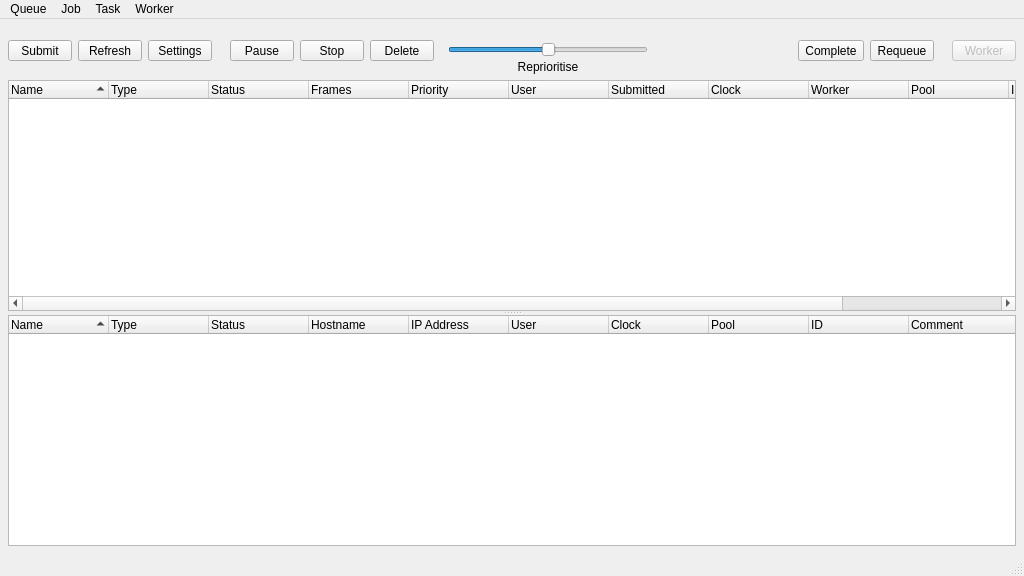
<?xml version="1.0" encoding="UTF-8"?>
<ui version="4.0">
 <class>MainWindow</class>
 <widget class="QMainWindow" name="MainWindow">
  <property name="geometry">
   <rect>
    <x>0</x>
    <y>0</y>
    <width>1024</width>
    <height>576</height>
   </rect>
  </property>
  <property name="acceptDrops">
   <bool>true</bool>
  </property>
  <property name="windowTitle">
   <string>Render Queue</string>
  </property>
  <widget class="QWidget" name="centralwidget">
   <layout class="QVBoxLayout" name="verticalLayout_5">
    <property name="leftMargin">
     <number>8</number>
    </property>
    <property name="topMargin">
     <number>8</number>
    </property>
    <property name="rightMargin">
     <number>8</number>
    </property>
    <property name="bottomMargin">
     <number>8</number>
    </property>
    <item>
     <widget class="QFrame" name="renderQueueToolbar_frame">
      <property name="lineWidth">
       <number>0</number>
      </property>
      <layout class="QHBoxLayout" name="toolbar_horizontalLayout">
       <property name="spacing">
        <number>18</number>
       </property>
       <property name="leftMargin">
        <number>0</number>
       </property>
       <property name="topMargin">
        <number>0</number>
       </property>
       <property name="rightMargin">
        <number>0</number>
       </property>
       <property name="bottomMargin">
        <number>0</number>
       </property>
       <item>
        <widget class="QFrame" name="view_frame">
         <property name="sizePolicy">
          <sizepolicy hsizetype="Maximum" vsizetype="Preferred">
           <horstretch>0</horstretch>
           <verstretch>0</verstretch>
          </sizepolicy>
         </property>
         <property name="lineWidth">
          <number>0</number>
         </property>
         <layout class="QHBoxLayout" name="view_horizontalLayout">
          <property name="leftMargin">
           <number>0</number>
          </property>
          <property name="topMargin">
           <number>0</number>
          </property>
          <property name="rightMargin">
           <number>0</number>
          </property>
          <property name="bottomMargin">
           <number>0</number>
          </property>
          <item>
           <widget class="QToolButton" name="submitJob_toolButton">
            <property name="minimumSize">
             <size>
              <width>64</width>
              <height>0</height>
             </size>
            </property>
            <property name="toolTip">
             <string>&lt;html&gt;&lt;head/&gt;&lt;body&gt;&lt;p&gt;&lt;span style=&quot; font-weight:600;&quot;&gt;Submit a new render job&lt;/span&gt;&lt;/p&gt;&lt;p&gt;Maya and Nuke render jobs are supported.&lt;/p&gt;&lt;/body&gt;&lt;/html&gt;</string>
            </property>
            <property name="statusTip">
             <string>Submit a new render job.</string>
            </property>
            <property name="text">
             <string>Submit</string>
            </property>
            <property name="icon">
             <iconset>
              <normaloff>icons/icon_render.png</normaloff>
              <disabledoff>icons/icon_render_disabled.png</disabledoff>icons/icon_render.png</iconset>
            </property>
            <property name="iconSize">
             <size>
              <width>32</width>
              <height>32</height>
             </size>
            </property>
            <property name="toolButtonStyle">
             <enum>Qt::ToolButtonTextUnderIcon</enum>
            </property>
           </widget>
          </item>
          <item>
           <widget class="QToolButton" name="refresh_toolButton">
            <property name="minimumSize">
             <size>
              <width>64</width>
              <height>0</height>
             </size>
            </property>
            <property name="toolTip">
             <string>&lt;html&gt;&lt;head/&gt;&lt;body&gt;&lt;p&gt;&lt;span style=&quot; font-weight:600;&quot;&gt;Refresh the render queue database&lt;/span&gt;&lt;/p&gt;&lt;p&gt;Force a refresh of the render queue database and update all views.&lt;/p&gt;&lt;/body&gt;&lt;/html&gt;</string>
            </property>
            <property name="statusTip">
             <string>Refresh the render queue database.</string>
            </property>
            <property name="text">
             <string>Refresh</string>
            </property>
            <property name="icon">
             <iconset>
              <normaloff>icons/icon_refresh.png</normaloff>
              <disabledoff>icons/icon_refresh_disabled.png</disabledoff>icons/icon_refresh.png</iconset>
            </property>
            <property name="iconSize">
             <size>
              <width>32</width>
              <height>32</height>
             </size>
            </property>
            <property name="toolButtonStyle">
             <enum>Qt::ToolButtonTextUnderIcon</enum>
            </property>
           </widget>
          </item>
          <item>
           <widget class="QToolButton" name="settings_toolButton">
            <property name="minimumSize">
             <size>
              <width>64</width>
              <height>0</height>
             </size>
            </property>
            <property name="toolTip">
             <string>&lt;html&gt;&lt;head/&gt;&lt;body&gt;&lt;p&gt;&lt;span style=&quot; font-weight:600;&quot;&gt;Settings&lt;/span&gt;&lt;/p&gt;&lt;p&gt;Open the settings dialog.&lt;/p&gt;&lt;/body&gt;&lt;/html&gt;</string>
            </property>
            <property name="statusTip">
             <string>Open the settings dialog.</string>
            </property>
            <property name="text">
             <string>Settings</string>
            </property>
            <property name="icon">
             <iconset>
              <normaloff>icons/icon_settings.png</normaloff>
              <disabledoff>icons/icon_settings_disabled.png</disabledoff>icons/icon_settings.png</iconset>
            </property>
            <property name="iconSize">
             <size>
              <width>32</width>
              <height>32</height>
             </size>
            </property>
            <property name="toolButtonStyle">
             <enum>Qt::ToolButtonTextUnderIcon</enum>
            </property>
           </widget>
          </item>
         </layout>
        </widget>
       </item>
       <item>
        <widget class="QFrame" name="job_frame">
         <property name="sizePolicy">
          <sizepolicy hsizetype="Maximum" vsizetype="Preferred">
           <horstretch>0</horstretch>
           <verstretch>0</verstretch>
          </sizepolicy>
         </property>
         <property name="lineWidth">
          <number>0</number>
         </property>
         <layout class="QHBoxLayout" name="job_horizontalLayout">
          <property name="leftMargin">
           <number>0</number>
          </property>
          <property name="topMargin">
           <number>0</number>
          </property>
          <property name="rightMargin">
           <number>0</number>
          </property>
          <property name="bottomMargin">
           <number>0</number>
          </property>
          <item>
           <widget class="QToolButton" name="jobPause_toolButton">
            <property name="minimumSize">
             <size>
              <width>64</width>
              <height>0</height>
             </size>
            </property>
            <property name="toolTip">
             <string>&lt;html&gt;&lt;head/&gt;&lt;body&gt;&lt;p&gt;&lt;span style=&quot; font-weight:600;&quot;&gt;Pause the selected render job(s)&lt;/span&gt;&lt;/p&gt;&lt;p&gt;This is the same as setting the priority to zero. Tasks currently rendering will continue normally, but no more tasks will be rendered until the priority is increased.&lt;/p&gt;&lt;/body&gt;&lt;/html&gt;</string>
            </property>
            <property name="statusTip">
             <string>Pause the selected render job(s).</string>
            </property>
            <property name="text">
             <string>Pause</string>
            </property>
            <property name="icon">
             <iconset>
              <normaloff>icons/icon_pause.png</normaloff>
              <disabledoff>icons/icon_pause_disabled.png</disabledoff>icons/icon_pause.png</iconset>
            </property>
            <property name="iconSize">
             <size>
              <width>32</width>
              <height>32</height>
             </size>
            </property>
            <property name="toolButtonStyle">
             <enum>Qt::ToolButtonTextUnderIcon</enum>
            </property>
           </widget>
          </item>
          <item>
           <widget class="QToolButton" name="jobStop_toolButton">
            <property name="minimumSize">
             <size>
              <width>64</width>
              <height>0</height>
             </size>
            </property>
            <property name="toolTip">
             <string>&lt;html&gt;&lt;head/&gt;&lt;body&gt;&lt;p&gt;&lt;span style=&quot; font-weight:600;&quot;&gt;Stop the selected render job(s)&lt;/span&gt;&lt;/p&gt;&lt;p&gt;All rendering tasks will be stopped immediately.&lt;/p&gt;&lt;/body&gt;&lt;/html&gt;</string>
            </property>
            <property name="statusTip">
             <string>Stop the selected render job(s).</string>
            </property>
            <property name="text">
             <string>Stop</string>
            </property>
            <property name="icon">
             <iconset>
              <normaloff>icons/icon_stop.png</normaloff>icons/icon_stop.png</iconset>
            </property>
            <property name="iconSize">
             <size>
              <width>32</width>
              <height>32</height>
             </size>
            </property>
            <property name="toolButtonStyle">
             <enum>Qt::ToolButtonTextUnderIcon</enum>
            </property>
           </widget>
          </item>
          <item>
           <widget class="QToolButton" name="jobDelete_toolButton">
            <property name="minimumSize">
             <size>
              <width>64</width>
              <height>0</height>
             </size>
            </property>
            <property name="toolTip">
             <string>&lt;html&gt;&lt;head/&gt;&lt;body&gt;&lt;p&gt;&lt;span style=&quot; font-weight:600;&quot;&gt;Delete the selected render job(s)&lt;/span&gt;&lt;/p&gt;&lt;p&gt;The job(s) will be removed from the render queue database. This can be used to clean up old render jobs and improve responsiveness.&lt;/p&gt;&lt;/body&gt;&lt;/html&gt;</string>
            </property>
            <property name="statusTip">
             <string>Delete the selected render job(s).</string>
            </property>
            <property name="text">
             <string>Delete</string>
            </property>
            <property name="icon">
             <iconset>
              <normaloff>icons/icon_delete.png</normaloff>
              <disabledoff>icons/icon_delete_disabled.png</disabledoff>icons/icon_delete.png</iconset>
            </property>
            <property name="iconSize">
             <size>
              <width>32</width>
              <height>32</height>
             </size>
            </property>
            <property name="toolButtonStyle">
             <enum>Qt::ToolButtonTextUnderIcon</enum>
            </property>
           </widget>
          </item>
          <item>
           <spacer name="jobGroup_horizontalSpacer1">
            <property name="orientation">
             <enum>Qt::Horizontal</enum>
            </property>
            <property name="sizeType">
             <enum>QSizePolicy::Fixed</enum>
            </property>
            <property name="sizeHint" stdset="0">
             <size>
              <width>8</width>
              <height>20</height>
             </size>
            </property>
           </spacer>
          </item>
          <item>
           <widget class="QFrame" name="jobPriorityWidget_frame">
            <property name="maximumSize">
             <size>
              <width>256</width>
              <height>16777215</height>
             </size>
            </property>
            <property name="toolTip">
             <string>&lt;html&gt;&lt;head/&gt;&lt;body&gt;&lt;p&gt;&lt;span style=&quot; font-weight:600;&quot;&gt;Adjust the priority for the selected render job(s)&lt;/span&gt;&lt;/p&gt;&lt;p&gt;Drag the slider to change the priority value relatively. Higher priority jobs will render first.&lt;/p&gt;&lt;/body&gt;&lt;/html&gt;</string>
            </property>
            <property name="statusTip">
             <string>Adjust the priority for the selected render job(s).</string>
            </property>
            <property name="lineWidth">
             <number>0</number>
            </property>
            <layout class="QVBoxLayout" name="priority_verticalLayout">
             <property name="spacing">
              <number>3</number>
             </property>
             <property name="leftMargin">
              <number>0</number>
             </property>
             <property name="topMargin">
              <number>15</number>
             </property>
             <property name="rightMargin">
              <number>0</number>
             </property>
             <property name="bottomMargin">
              <number>0</number>
             </property>
             <item>
              <widget class="QSlider" name="jobPriority_slider">
               <property name="minimumSize">
                <size>
                 <width>200</width>
                 <height>0</height>
                </size>
               </property>
               <property name="statusTip">
                <string/>
               </property>
               <property name="minimum">
                <number>-100</number>
               </property>
               <property name="maximum">
                <number>100</number>
               </property>
               <property name="pageStep">
                <number>0</number>
               </property>
               <property name="value">
                <number>0</number>
               </property>
               <property name="tracking">
                <bool>false</bool>
               </property>
               <property name="orientation">
                <enum>Qt::Horizontal</enum>
               </property>
              </widget>
             </item>
             <item>
              <widget class="QLabel" name="jobPriority_label">
               <property name="text">
                <string>Reprioritise</string>
               </property>
               <property name="alignment">
                <set>Qt::AlignCenter</set>
               </property>
              </widget>
             </item>
            </layout>
           </widget>
          </item>
         </layout>
        </widget>
       </item>
       <item>
        <spacer name="renderQueueToolbar_horizontalSpacer">
         <property name="orientation">
          <enum>Qt::Horizontal</enum>
         </property>
         <property name="sizeHint" stdset="0">
          <size>
           <width>40</width>
           <height>20</height>
          </size>
         </property>
        </spacer>
       </item>
       <item>
        <widget class="QFrame" name="task_frame">
         <property name="sizePolicy">
          <sizepolicy hsizetype="Maximum" vsizetype="Preferred">
           <horstretch>0</horstretch>
           <verstretch>0</verstretch>
          </sizepolicy>
         </property>
         <property name="lineWidth">
          <number>0</number>
         </property>
         <layout class="QHBoxLayout" name="task_horizontalLayout">
          <property name="leftMargin">
           <number>0</number>
          </property>
          <property name="topMargin">
           <number>0</number>
          </property>
          <property name="rightMargin">
           <number>0</number>
          </property>
          <property name="bottomMargin">
           <number>0</number>
          </property>
          <item>
           <widget class="QToolButton" name="taskComplete_toolButton">
            <property name="minimumSize">
             <size>
              <width>64</width>
              <height>0</height>
             </size>
            </property>
            <property name="toolTip">
             <string>&lt;html&gt;&lt;head/&gt;&lt;body&gt;&lt;p&gt;&lt;span style=&quot; font-weight:600;&quot;&gt;Complete the selected task(s)&lt;/span&gt;&lt;/p&gt;&lt;p&gt;Tasks marked as 'Done' will not be queued for rendering.&lt;/p&gt;&lt;/body&gt;&lt;/html&gt;</string>
            </property>
            <property name="statusTip">
             <string>Complete the selected task(s).</string>
            </property>
            <property name="text">
             <string>Complete</string>
            </property>
            <property name="icon">
             <iconset>
              <normaloff>icons/icon_tick.png</normaloff>
              <disabledoff>icons/icon_tick_disabled.png</disabledoff>icons/icon_tick.png</iconset>
            </property>
            <property name="iconSize">
             <size>
              <width>32</width>
              <height>32</height>
             </size>
            </property>
            <property name="toolButtonStyle">
             <enum>Qt::ToolButtonTextUnderIcon</enum>
            </property>
           </widget>
          </item>
          <item>
           <widget class="QToolButton" name="taskRequeue_toolButton">
            <property name="minimumSize">
             <size>
              <width>64</width>
              <height>0</height>
             </size>
            </property>
            <property name="toolTip">
             <string>&lt;html&gt;&lt;head/&gt;&lt;body&gt;&lt;p&gt;&lt;span style=&quot; font-weight:600;&quot;&gt;Requeue the selected task(s)&lt;/span&gt;&lt;/p&gt;&lt;p&gt;These tasks will be marked as 'Queued'. This can be used to re-render failed tasks.&lt;/p&gt;&lt;/body&gt;&lt;/html&gt;</string>
            </property>
            <property name="statusTip">
             <string>Requeue the selected task(s).</string>
            </property>
            <property name="text">
             <string>Requeue</string>
            </property>
            <property name="icon">
             <iconset>
              <normaloff>icons/icon_resubmit.png</normaloff>
              <disabledoff>icons/icon_resubmit_disabled.png</disabledoff>icons/icon_resubmit.png</iconset>
            </property>
            <property name="iconSize">
             <size>
              <width>32</width>
              <height>32</height>
             </size>
            </property>
            <property name="toolButtonStyle">
             <enum>Qt::ToolButtonTextUnderIcon</enum>
            </property>
           </widget>
          </item>
         </layout>
        </widget>
       </item>
       <item>
        <widget class="QFrame" name="worker_frame">
         <property name="sizePolicy">
          <sizepolicy hsizetype="Maximum" vsizetype="Preferred">
           <horstretch>0</horstretch>
           <verstretch>0</verstretch>
          </sizepolicy>
         </property>
         <property name="lineWidth">
          <number>0</number>
         </property>
         <layout class="QHBoxLayout" name="task_horizontalLayout_2">
          <property name="leftMargin">
           <number>0</number>
          </property>
          <property name="topMargin">
           <number>0</number>
          </property>
          <property name="rightMargin">
           <number>0</number>
          </property>
          <property name="bottomMargin">
           <number>0</number>
          </property>
          <item>
           <widget class="QToolButton" name="workerControl_toolButton">
            <property name="enabled">
             <bool>false</bool>
            </property>
            <property name="minimumSize">
             <size>
              <width>64</width>
              <height>0</height>
             </size>
            </property>
            <property name="text">
             <string>Worker</string>
            </property>
            <property name="icon">
             <iconset>
              <normaloff>icons/icon_computer.png</normaloff>
              <disabledoff>icons/icon_computer_disabled.png</disabledoff>icons/icon_computer.png</iconset>
            </property>
            <property name="iconSize">
             <size>
              <width>32</width>
              <height>32</height>
             </size>
            </property>
            <property name="popupMode">
             <enum>QToolButton::InstantPopup</enum>
            </property>
            <property name="toolButtonStyle">
             <enum>Qt::ToolButtonTextUnderIcon</enum>
            </property>
           </widget>
          </item>
         </layout>
        </widget>
       </item>
      </layout>
     </widget>
    </item>
    <item>
     <widget class="QSplitter" name="splitter">
      <property name="orientation">
       <enum>Qt::Vertical</enum>
      </property>
      <widget class="QTreeWidget" name="queue_treeWidget">
       <property name="acceptDrops">
        <bool>true</bool>
       </property>
       <property name="alternatingRowColors">
        <bool>true</bool>
       </property>
       <property name="selectionMode">
        <enum>QAbstractItemView::ExtendedSelection</enum>
       </property>
       <property name="rootIsDecorated">
        <bool>true</bool>
       </property>
       <property name="uniformRowHeights">
        <bool>true</bool>
       </property>
       <property name="sortingEnabled">
        <bool>true</bool>
       </property>
       <property name="allColumnsShowFocus">
        <bool>true</bool>
       </property>
       <attribute name="headerShowSortIndicator" stdset="0">
        <bool>true</bool>
       </attribute>
       <attribute name="headerStretchLastSection">
        <bool>true</bool>
       </attribute>
       <column>
        <property name="text">
         <string>Name</string>
        </property>
       </column>
       <column>
        <property name="text">
         <string>Type</string>
        </property>
       </column>
       <column>
        <property name="text">
         <string>Status</string>
        </property>
       </column>
       <column>
        <property name="text">
         <string>Frames</string>
        </property>
       </column>
       <column>
        <property name="text">
         <string>Priority</string>
        </property>
       </column>
       <column>
        <property name="text">
         <string>User</string>
        </property>
       </column>
       <column>
        <property name="text">
         <string>Submitted</string>
        </property>
       </column>
       <column>
        <property name="text">
         <string>Clock</string>
        </property>
       </column>
       <column>
        <property name="text">
         <string>Worker</string>
        </property>
       </column>
       <column>
        <property name="text">
         <string>Pool</string>
        </property>
       </column>
       <column>
        <property name="text">
         <string>ID</string>
        </property>
       </column>
       <column>
        <property name="text">
         <string>Comment</string>
        </property>
       </column>
      </widget>
      <widget class="QTreeWidget" name="workers_treeWidget">
       <property name="alternatingRowColors">
        <bool>true</bool>
       </property>
       <property name="selectionMode">
        <enum>QAbstractItemView::ExtendedSelection</enum>
       </property>
       <property name="rootIsDecorated">
        <bool>false</bool>
       </property>
       <property name="uniformRowHeights">
        <bool>true</bool>
       </property>
       <property name="sortingEnabled">
        <bool>true</bool>
       </property>
       <property name="allColumnsShowFocus">
        <bool>true</bool>
       </property>
       <attribute name="headerShowSortIndicator" stdset="0">
        <bool>true</bool>
       </attribute>
       <attribute name="headerStretchLastSection">
        <bool>true</bool>
       </attribute>
       <column>
        <property name="text">
         <string>Name</string>
        </property>
       </column>
       <column>
        <property name="text">
         <string>Type</string>
        </property>
       </column>
       <column>
        <property name="text">
         <string>Status</string>
        </property>
       </column>
       <column>
        <property name="text">
         <string>Hostname</string>
        </property>
       </column>
       <column>
        <property name="text">
         <string>IP Address</string>
        </property>
       </column>
       <column>
        <property name="text">
         <string>User</string>
        </property>
       </column>
       <column>
        <property name="text">
         <string>Clock</string>
        </property>
       </column>
       <column>
        <property name="text">
         <string>Pool</string>
        </property>
       </column>
       <column>
        <property name="text">
         <string>ID</string>
        </property>
       </column>
       <column>
        <property name="text">
         <string>Comment</string>
        </property>
       </column>
      </widget>
     </widget>
    </item>
   </layout>
  </widget>
  <widget class="QMenuBar" name="menuBar">
   <property name="geometry">
    <rect>
     <x>0</x>
     <y>0</y>
     <width>1024</width>
     <height>19</height>
    </rect>
   </property>
   <property name="nativeMenuBar">
    <bool>false</bool>
   </property>
   <widget class="QMenu" name="menuJob">
    <property name="title">
     <string>Job</string>
    </property>
    <addaction name="actionEditJob"/>
    <addaction name="actionBrowse"/>
    <addaction name="actionBrowseFolder"/>
    <addaction name="actionViewJobLog"/>
    <addaction name="separator"/>
    <addaction name="actionPause"/>
    <addaction name="actionResume"/>
    <addaction name="actionStop"/>
    <addaction name="actionDelete"/>
    <addaction name="actionResubmit"/>
   </widget>
   <widget class="QMenu" name="menuTask">
    <property name="title">
     <string>Task</string>
    </property>
    <addaction name="actionViewTaskLog"/>
    <addaction name="separator"/>
    <addaction name="actionCompleteTask"/>
    <addaction name="actionFailTask"/>
    <addaction name="actionRequeueTask"/>
    <addaction name="actionCombine"/>
    <addaction name="actionSplit"/>
   </widget>
   <widget class="QMenu" name="menuWorker">
    <property name="title">
     <string>Worker</string>
    </property>
    <widget class="QMenu" name="menuOnTaskCompletion">
     <property name="title">
      <string>On current task completion</string>
     </property>
     <addaction name="actionContinueAfterTask"/>
     <addaction name="actionStopWorkerAfterTask"/>
    </widget>
    <widget class="QMenu" name="menuRemoteControl">
     <property name="title">
      <string>Remote control</string>
     </property>
     <addaction name="actionPing"/>
     <addaction name="actionRemoteClose"/>
     <addaction name="actionRemoteRestart"/>
     <addaction name="actionRemote"/>
    </widget>
    <addaction name="actionNewWorker"/>
    <addaction name="actionEditWorker"/>
    <addaction name="actionDeleteWorker"/>
    <addaction name="actionViewWorkerLog"/>
    <addaction name="separator"/>
    <addaction name="actionStartWorker"/>
    <addaction name="actionStopWorker"/>
    <addaction name="menuOnTaskCompletion"/>
    <addaction name="menuRemoteControl"/>
   </widget>
   <widget class="QMenu" name="menuQueue">
    <property name="title">
     <string>Queue</string>
    </property>
    <addaction name="actionSubmitJob"/>
    <addaction name="actionRefresh"/>
    <addaction name="actionResetView"/>
    <addaction name="actionResizeColumns"/>
    <addaction name="separator"/>
    <addaction name="actionSettings"/>
    <addaction name="actionAbout"/>
    <addaction name="actionExit"/>
   </widget>
   <addaction name="menuQueue"/>
   <addaction name="menuJob"/>
   <addaction name="menuTask"/>
   <addaction name="menuWorker"/>
  </widget>
  <widget class="QStatusBar" name="statusBar"/>
  <action name="actionPause">
   <property name="text">
    <string>Pause</string>
   </property>
  </action>
  <action name="actionResume">
   <property name="text">
    <string>Resume</string>
   </property>
  </action>
  <action name="actionStop">
   <property name="text">
    <string>Stop</string>
   </property>
  </action>
  <action name="actionDelete">
   <property name="text">
    <string>Delete</string>
   </property>
  </action>
  <action name="actionResubmit">
   <property name="text">
    <string>Resubmit</string>
   </property>
  </action>
  <action name="actionEditJob">
   <property name="text">
    <string>Edit...</string>
   </property>
  </action>
  <action name="actionCompleteTask">
   <property name="text">
    <string>Mark as Complete</string>
   </property>
  </action>
  <action name="actionRequeueTask">
   <property name="text">
    <string>Requeue</string>
   </property>
  </action>
  <action name="actionCombine">
   <property name="text">
    <string>Combine</string>
   </property>
  </action>
  <action name="actionSplit">
   <property name="text">
    <string>Split</string>
   </property>
  </action>
  <action name="actionStartWorker">
   <property name="text">
    <string>Enable</string>
   </property>
  </action>
  <action name="actionContinueAfterTask">
   <property name="checkable">
    <bool>true</bool>
   </property>
   <property name="text">
    <string>Continue</string>
   </property>
  </action>
  <action name="actionStopWorkerAfterTask">
   <property name="checkable">
    <bool>true</bool>
   </property>
   <property name="text">
    <string>Stop</string>
   </property>
  </action>
  <action name="actionStopWorker">
   <property name="text">
    <string>Disable</string>
   </property>
  </action>
  <action name="actionSubmitJob">
   <property name="text">
    <string>Submit new job...</string>
   </property>
  </action>
  <action name="actionRefresh">
   <property name="text">
    <string>Refresh</string>
   </property>
  </action>
  <action name="actionExit">
   <property name="text">
    <string>Exit</string>
   </property>
  </action>
  <action name="actionResizeColumns">
   <property name="text">
    <string>Resize all columns</string>
   </property>
  </action>
  <action name="actionResetView">
   <property name="text">
    <string>Reset view</string>
   </property>
  </action>
  <action name="actionViewJobLog">
   <property name="text">
    <string>View job log...</string>
   </property>
  </action>
  <action name="actionViewTaskLog">
   <property name="text">
    <string>View task log...</string>
   </property>
  </action>
  <action name="actionSettings">
   <property name="text">
    <string>Settings...</string>
   </property>
  </action>
  <action name="actionAbout">
   <property name="text">
    <string>About...</string>
   </property>
  </action>
  <action name="actionFailTask">
   <property name="text">
    <string>Mark as Failed</string>
   </property>
  </action>
  <action name="actionEditWorker">
   <property name="text">
    <string>Edit...</string>
   </property>
  </action>
  <action name="actionViewWorkerLog">
   <property name="text">
    <string>View worker log...</string>
   </property>
  </action>
  <action name="actionNewWorker">
   <property name="text">
    <string>New</string>
   </property>
  </action>
  <action name="actionDeleteWorker">
   <property name="text">
    <string>Delete</string>
   </property>
  </action>
  <action name="actionDequeue">
   <property name="text">
    <string>Dequeue</string>
   </property>
  </action>
  <action name="actionBrowse">
   <property name="text">
    <string>Browse output images...</string>
   </property>
  </action>
  <action name="actionRemote">
   <property name="text">
    <string>Connect to remote desktop... </string>
   </property>
  </action>
  <action name="actionPing">
   <property name="text">
    <string>Ping</string>
   </property>
  </action>
  <action name="actionRemoteClose">
   <property name="text">
    <string>Close</string>
   </property>
  </action>
  <action name="actionRemoteRestart">
   <property name="text">
    <string>Restart</string>
   </property>
  </action>
  <action name="actionBrowseFolder">
   <property name="text">
    <string>Browse output folder</string>
   </property>
  </action>
 </widget>
 <resources/>
 <connections/>
</ui>
